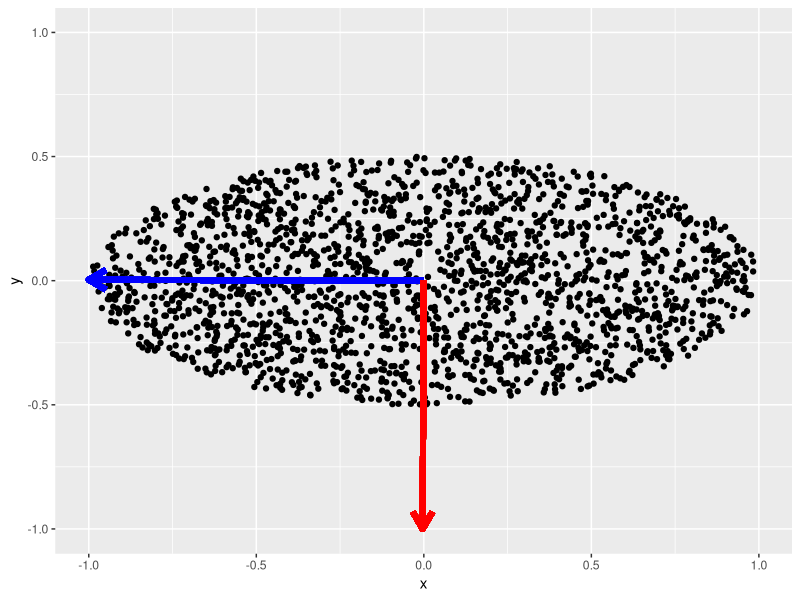

Write the R code that produced this figure.
library(ggplot2)
library(spatstat)
points = list();
number_of_points = 2000;
random_points <- matrix(NA, nrow = 0, ncol = 2)
width <- 1
height <- 0.5
scale <- 1

X <- runifdisc(number_of_points)
elipse_points <- as.data.frame(affine(X, mat=diag(c(1,0.5))))
covariance <- as.data.frame(cov(elipse_points))
cov_eigen_vectors <- eigen(covariance)$vectors

plot <- ggplot(elipse_points, aes(x=x, y=y)) + geom_point()
plot <- plot + coord_cartesian(xlim = c(-scale,scale), ylim = c(-scale,scale))
plot <- plot + geom_segment(aes(x = 0, y = 0, xend = cov_eigen_vectors[1,1], yend = cov_eigen_vectors[1,2]),
                            arrow = arrow(length = unit(0.5, "cm")), size=2, color="blue")
plot <- plot + geom_segment(aes(x = 0, y = 0, xend = cov_eigen_vectors[2,1], yend = cov_eigen_vectors[2,2]),
                            arrow = arrow(length = unit(0.5, "cm")),  size=2, color="red")
print(plot)
